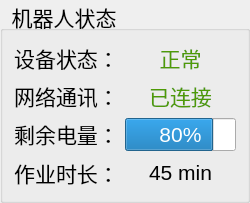
           <widget class="QGroupBox" name="groupBox_5">
            <property name="sizePolicy">
             <sizepolicy hsizetype="Preferred" vsizetype="Preferred">
              <horstretch>0</horstretch>
              <verstretch>0</verstretch>
             </sizepolicy>
            </property>
            <property name="font">
             <font>
              <pointsize>16</pointsize>
             </font>
            </property>
            <property name="title">
             <string>  机器人状态</string>
            </property>
            <layout class="QGridLayout" name="gridLayout_8">
             <item row="2" column="1">
              <widget class="QProgressBar" name="progressBar_3">
               <property name="sizePolicy">
                <sizepolicy hsizetype="Preferred" vsizetype="Fixed">
                 <horstretch>0</horstretch>
                 <verstretch>0</verstretch>
                </sizepolicy>
               </property>
               <property name="font">
                <font>
                 <pointsize>16</pointsize>
                </font>
               </property>
               <property name="layoutDirection">
                <enum>Qt::LeftToRight</enum>
               </property>
               <property name="value">
                <number>80</number>
               </property>
              </widget>
             </item>
             <item row="2" column="0">
              <widget class="QLabel" name="label_23">
               <property name="sizePolicy">
                <sizepolicy hsizetype="Ignored" vsizetype="Fixed">
                 <horstretch>0</horstretch>
                 <verstretch>0</verstretch>
                </sizepolicy>
               </property>
               <property name="font">
                <font>
                 <pointsize>16</pointsize>
                </font>
               </property>
               <property name="text">
                <string>剩余电量：</string>
               </property>
               <property name="alignment">
                <set>Qt::AlignCenter</set>
               </property>
              </widget>
             </item>
             <item row="3" column="1">
              <widget class="QLabel" name="label_24">
               <property name="sizePolicy">
                <sizepolicy hsizetype="Ignored" vsizetype="Fixed">
                 <horstretch>0</horstretch>
                 <verstretch>0</verstretch>
                </sizepolicy>
               </property>
               <property name="font">
                <font>
                 <pointsize>16</pointsize>
                </font>
               </property>
               <property name="text">
                <string>45 min</string>
               </property>
               <property name="alignment">
                <set>Qt::AlignCenter</set>
               </property>
              </widget>
             </item>
             <item row="0" column="0">
              <widget class="QLabel" name="label_25">
               <property name="sizePolicy">
                <sizepolicy hsizetype="Preferred" vsizetype="Fixed">
                 <horstretch>0</horstretch>
                 <verstretch>0</verstretch>
                </sizepolicy>
               </property>
               <property name="text">
                <string>设备状态：</string>
               </property>
               <property name="alignment">
                <set>Qt::AlignCenter</set>
               </property>
              </widget>
             </item>
             <item row="3" column="0">
              <widget class="QLabel" name="label_26">
               <property name="sizePolicy">
                <sizepolicy hsizetype="Ignored" vsizetype="Fixed">
                 <horstretch>0</horstretch>
                 <verstretch>0</verstretch>
                </sizepolicy>
               </property>
               <property name="font">
                <font>
                 <pointsize>16</pointsize>
                </font>
               </property>
               <property name="text">
                <string>作业时长：</string>
               </property>
               <property name="alignment">
                <set>Qt::AlignCenter</set>
               </property>
              </widget>
             </item>
             <item row="1" column="0">
              <widget class="QLabel" name="label_27">
               <property name="sizePolicy">
                <sizepolicy hsizetype="Preferred" vsizetype="Fixed">
                 <horstretch>0</horstretch>
                 <verstretch>0</verstretch>
                </sizepolicy>
               </property>
               <property name="text">
                <string>网络通讯：</string>
               </property>
               <property name="alignment">
                <set>Qt::AlignCenter</set>
               </property>
              </widget>
             </item>
             <item row="1" column="1">
              <widget class="QLabel" name="label_28">
               <property name="styleSheet">
                <string notr="true">color: rgb(78, 154, 6);</string>
               </property>
               <property name="text">
                <string>已连接</string>
               </property>
               <property name="alignment">
                <set>Qt::AlignCenter</set>
               </property>
              </widget>
             </item>
             <item row="0" column="1">
              <widget class="QLabel" name="label_29">
               <property name="styleSheet">
                <string notr="true">color: rgb(78, 154, 6);</string>
               </property>
               <property name="text">
                <string>正常</string>
               </property>
               <property name="alignment">
                <set>Qt::AlignCenter</set>
               </property>
              </widget>
             </item>
            </layout>
           </widget>
